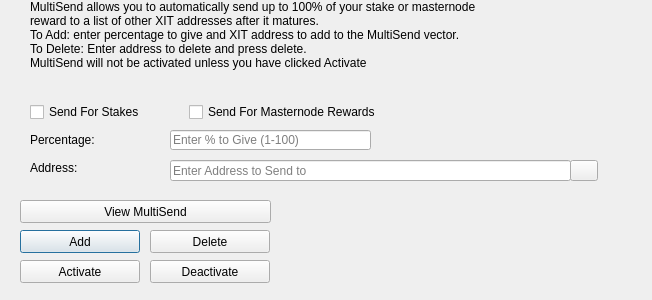
<?xml version="1.0" encoding="UTF-8"?>
<ui version="4.0">
 <class>MultiSendDialog</class>
 <widget class="QDialog" name="MultiSendDialog">
  <property name="windowModality">
   <enum>Qt::NonModal</enum>
  </property>
  <property name="geometry">
   <rect>
    <x>0</x>
    <y>0</y>
    <width>652</width>
    <height>300</height>
   </rect>
  </property>
  <property name="windowTitle">
   <string>MultiSend</string>
  </property>
  <widget class="QLineEdit" name="multiSendPercentEdit">
   <property name="geometry">
    <rect>
     <x>170</x>
     <y>130</y>
     <width>201</width>
     <height>20</height>
    </rect>
   </property>
   <property name="toolTip">
    <string>Enter whole numbers 1 - 100</string>
   </property>
   <property name="placeholderText">
    <string>Enter % to Give (1-100)</string>
   </property>
  </widget>
  <widget class="QLineEdit" name="multiSendAddressEdit">
   <property name="geometry">
    <rect>
     <x>170</x>
     <y>160</y>
     <width>401</width>
     <height>21</height>
    </rect>
   </property>
   <property name="toolTip">
    <string/>
   </property>
   <property name="placeholderText">
    <string>Enter Address to Send to</string>
   </property>
  </widget>
  <widget class="QLabel" name="label_2">
   <property name="geometry">
    <rect>
     <x>30</x>
     <y>0</y>
     <width>451</width>
     <height>121</height>
    </rect>
   </property>
   <property name="lineWidth">
    <number>1</number>
   </property>
   <property name="text">
    <string>MultiSend allows you to automatically send up to 100% of your stake or masternode reward to a list of other XIT addresses after it matures.
To Add: enter percentage to give and XIT address to add to the MultiSend vector.
To Delete: Enter address to delete and press delete.
MultiSend will not be activated unless you have clicked Activate</string>
   </property>
   <property name="alignment">
    <set>Qt::AlignLeading|Qt::AlignLeft|Qt::AlignTop</set>
   </property>
   <property name="wordWrap">
    <bool>true</bool>
   </property>
  </widget>
  <widget class="QLabel" name="message">
   <property name="geometry">
    <rect>
     <x>290</x>
     <y>200</y>
     <width>351</width>
     <height>91</height>
    </rect>
   </property>
   <property name="text">
    <string/>
   </property>
  </widget>
  <widget class="QPushButton" name="addButton">
   <property name="geometry">
    <rect>
     <x>20</x>
     <y>230</y>
     <width>120</width>
     <height>23</height>
    </rect>
   </property>
   <property name="toolTip">
    <string/>
   </property>
   <property name="statusTip">
    <string>Add to MultiSend Vector</string>
   </property>
   <property name="text">
    <string>Add</string>
   </property>
  </widget>
  <widget class="QPushButton" name="disableButton">
   <property name="geometry">
    <rect>
     <x>150</x>
     <y>260</y>
     <width>120</width>
     <height>23</height>
    </rect>
   </property>
   <property name="statusTip">
    <string>Deactivate MultiSend</string>
   </property>
   <property name="text">
    <string>Deactivate</string>
   </property>
  </widget>
  <widget class="QPushButton" name="addressBookButton">
   <property name="geometry">
    <rect>
     <x>570</x>
     <y>160</y>
     <width>28</width>
     <height>21</height>
    </rect>
   </property>
   <property name="toolTip">
    <string>Choose an address from the address book</string>
   </property>
   <property name="text">
    <string/>
   </property>
   <property name="icon">
    <iconset resource="../xit.qrc">
     <normaloff>:/icons/address-book</normaloff>:/icons/address-book</iconset>
   </property>
   <property name="shortcut">
    <string>Alt+A</string>
   </property>
   <property name="autoDefault">
    <bool>false</bool>
   </property>
  </widget>
  <widget class="QLabel" name="label">
   <property name="geometry">
    <rect>
     <x>30</x>
     <y>130</y>
     <width>121</width>
     <height>20</height>
    </rect>
   </property>
   <property name="toolTip">
    <string>Percentage of stake to send</string>
   </property>
   <property name="text">
    <string>Percentage:</string>
   </property>
  </widget>
  <widget class="QLabel" name="label_5">
   <property name="geometry">
    <rect>
     <x>30</x>
     <y>160</y>
     <width>111</width>
     <height>16</height>
    </rect>
   </property>
   <property name="toolTip">
    <string>Address to send portion of stake to</string>
   </property>
   <property name="text">
    <string>Address:</string>
   </property>
  </widget>
  <widget class="QPushButton" name="deleteButton">
   <property name="geometry">
    <rect>
     <x>150</x>
     <y>230</y>
     <width>120</width>
     <height>23</height>
    </rect>
   </property>
   <property name="toolTip">
    <string/>
   </property>
   <property name="statusTip">
    <string>Delete Address From MultiSend Vector</string>
   </property>
   <property name="text">
    <string>Delete</string>
   </property>
  </widget>
  <widget class="QPushButton" name="activateButton">
   <property name="geometry">
    <rect>
     <x>20</x>
     <y>260</y>
     <width>120</width>
     <height>23</height>
    </rect>
   </property>
   <property name="statusTip">
    <string>Activate MultiSend</string>
   </property>
   <property name="text">
    <string>Activate</string>
   </property>
  </widget>
  <widget class="QPushButton" name="viewButton">
   <property name="geometry">
    <rect>
     <x>20</x>
     <y>200</y>
     <width>251</width>
     <height>23</height>
    </rect>
   </property>
   <property name="toolTip">
    <string/>
   </property>
   <property name="statusTip">
    <string>View MultiSend Vector</string>
   </property>
   <property name="text">
    <string>View MultiSend</string>
   </property>
  </widget>
  <widget class="QWidget" name="horizontalLayoutWidget">
   <property name="geometry">
    <rect>
     <x>30</x>
     <y>100</y>
     <width>351</width>
     <height>24</height>
    </rect>
   </property>
   <layout class="QHBoxLayout" name="horizontalLayout">
    <item>
     <widget class="QCheckBox" name="multiSendStakeCheckBox">
      <property name="text">
       <string>Send For Stakes</string>
      </property>
     </widget>
    </item>
    <item>
     <widget class="QCheckBox" name="multiSendMasternodeCheckBox">
      <property name="text">
       <string>Send For Masternode Rewards</string>
      </property>
     </widget>
    </item>
   </layout>
  </widget>
 </widget>
 <resources>
  <include location="../xit.qrc"/>
 </resources>
 <connections/>
</ui>
